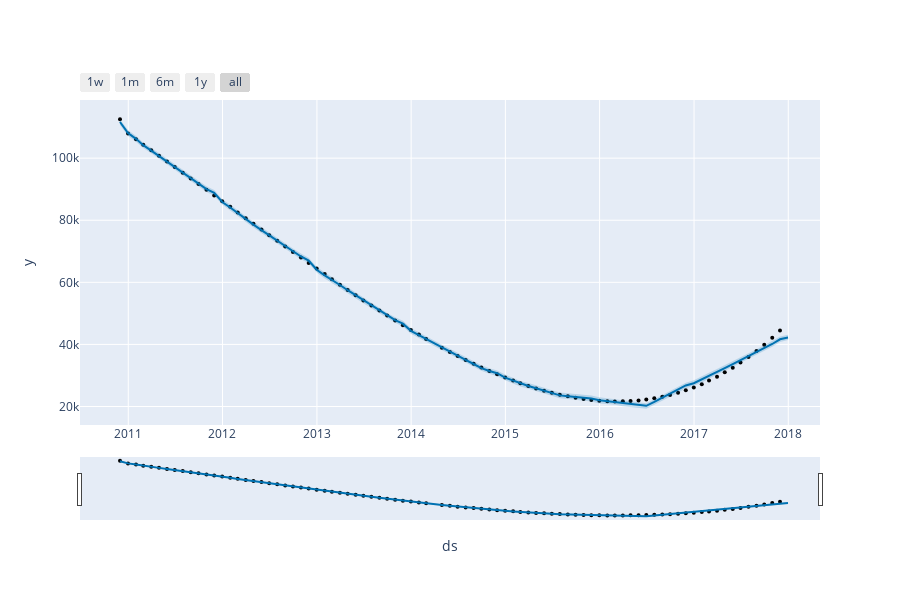

Notebook source saved alongside this figure:
### Code cell
m = prophet_forecast_model(df)
forcast = get_prediction(m,1)
# display(forcast[['ds','yhat']])
plot_plotly(m,forcast)
